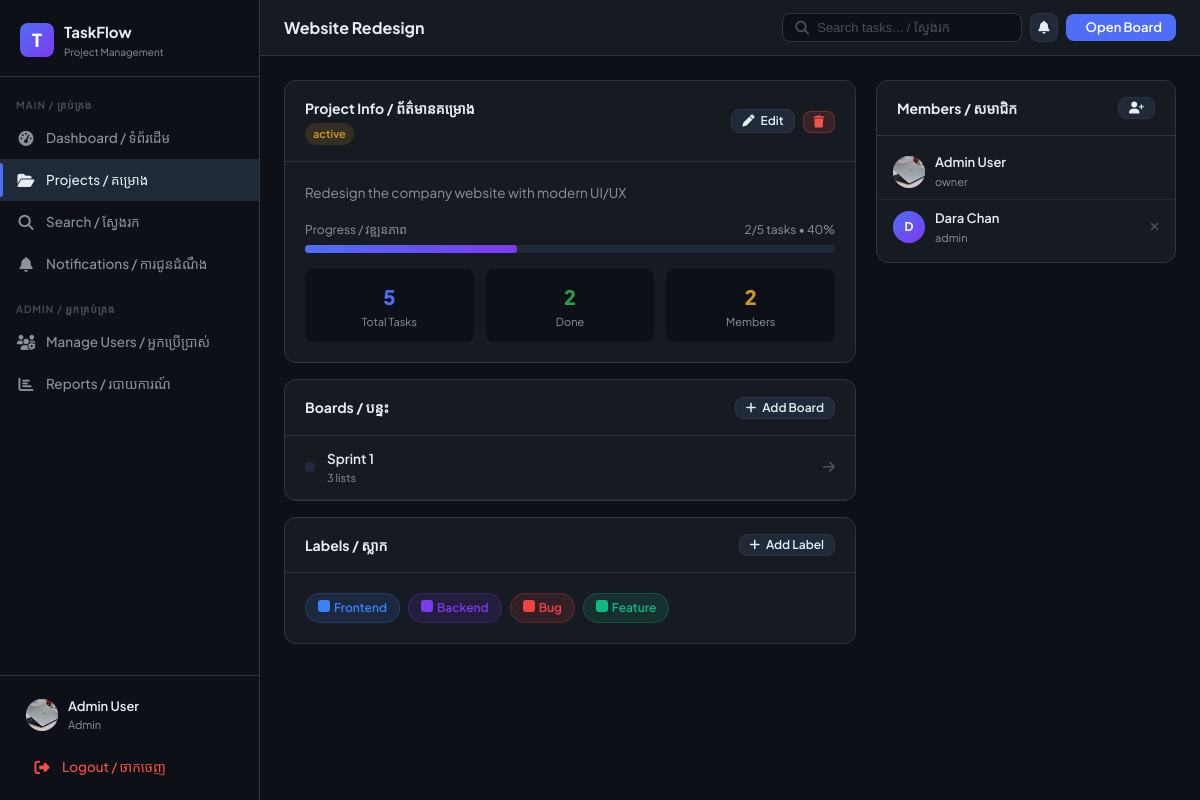
The app's page /projects/1/ (signed in), older data.
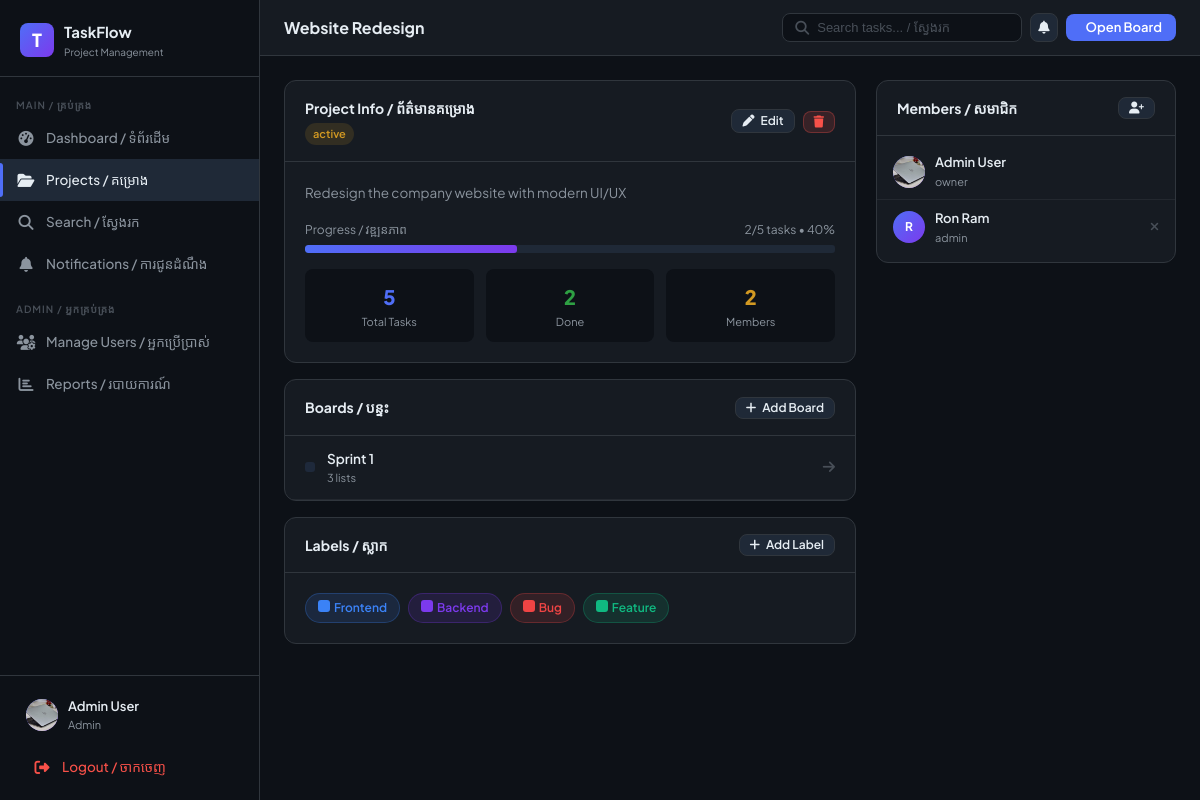
The same page, newer data.
### core/models.py (models this page shows, shortened)
class ProjectMember(models.Model):
    ROLE_CHOICES = [('owner', 'Owner'), ('admin', 'Admin'), ('member', 'Member')]
    project = models.ForeignKey(Project, on_delete=models.CASCADE, related_name='members')
    user = models.ForeignKey(User, on_delete=models.CASCADE, related_name='project_memberships')
    role = models.CharField(max_length=10, choices=ROLE_CHOICES, default='member')
    joined_at = models.DateTimeField(auto_now_add=True)
    class Meta:
        unique_together = ('project', 'user')

class User(AbstractUser):
    ROLE_CHOICES = [('admin', 'Admin'), ('member', 'Member')]
    role = models.CharField(max_length=10, choices=ROLE_CHOICES, default='member')
    avatar = models.ImageField(upload_to='avatars/', blank=True, null=True)
    is_active = models.BooleanField(default=True)
    @property
    def is_admin(self):
        return self.role == 'admin'

### core/views.py (the view)
# urls.py: path('projects/<int:project_id>/', views.project_detail, name='project_detail'),
@login_required
def project_detail(request, project_id):
    project = get_object_or_404(Project, id=project_id)
    can_access = (
        request.user.is_admin or
        project.owner == request.user or
        ProjectMember.objects.filter(project=project, user=request.user).exists()
    )
    if not can_access:
        messages.error(request, 'Access denied')
        return redirect('projects')
    members = ProjectMember.objects.filter(project=project).select_related('user')
    boards = project.boards.all()
    member_user_ids = members.values_list('user_id', flat=True)
    all_users = User.objects.filter(is_active=True).exclude(id__in=member_user_ids)
    context = {
        'project': project,
        'members': members,
        'boards': boards,
        'all_users': all_users,
        'unread_count': request.user.notifications.filter(is_read=False).count(),
    }
    return render(request, 'projects/detail.html', context)

### core/models.py (called while the page is built)
    @property
    def total_cards(self):
        return Card.objects.filter(list__board__project=self).count()

    @property
    def done_cards(self):
        return Card.objects.filter(list__board__project=self, status='done').count()

    @property
    def progress(self):
        total = self.total_cards
        return int((self.done_cards / total) * 100) if total > 0 else 0

### templates/projects/detail.html (shortened to what the changed rows need)
{% extends 'base.html' %}
{% block content %}
<div style="display:grid;grid-template-columns:1fr 300px;gap:20px;align-items:start">
  <div>
    <div class="card">
      <div class="card-body" style="padding:8px 0">
        {% for m in members %}
        <div style="display:flex;align-items:center;gap:10px;padding:8px 16px;{% if not forloop.last %}border-bottom:1px solid rgba(48,54,61,.5){% endif %}">
          <div class="user-avatar" style="width:32px;height:32px;font-size:12px">
            {% if m.user.avatar %}<img src="{{ m.user.avatar.url }}" alt="">
            {% else %}{{ m.user.username|first|upper }}{% endif %}
          </div>
          <div style="flex:1">
            <div style="font-size:13px;font-weight:600">{{ m.user.get_full_name|default:m.user.username }}</div>
            <div style="font-size:11px;color:var(--text-muted)">{{ m.role }}</div>
          </div>
          {% if request.user == project.owner and m.user != request.user %}
          <a href="{% url 'project_remove_member' project.id m.user.id %}" style="color:var(--text-faint);font-size:12px" onclick="return confirm('Remove this member?')"><i class="fa-solid fa-xmark"></i></a>
          {% endif %}
        </div>
        {% endfor %}
      </div>
    </div>
  </div>
</div>
{% endblock %}

Row changes from the older to the newer data that the page shows:
changed through a linked row, ProjectMember "admin": user.username|first "D" → "R"; user.get_full_name "Dara Chan" → "Ron Ram"
